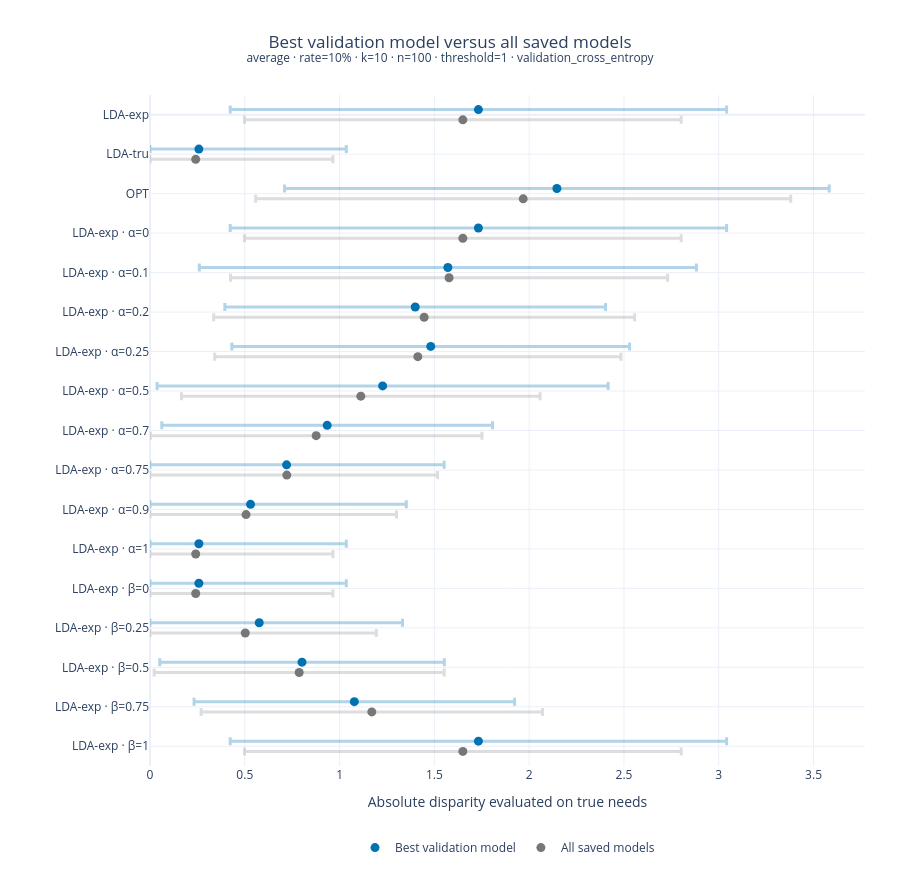

This figure's notebook cell:
### Markdown cell above
## Absolute disparity comparison

Each point is the mean absolute disparity for an experiment. Lighter horizontal error bars show ±1 standard deviation, with the lower bound clipped at zero. Blue points use the chosen best model; gray points use all saved models. Separate rows preserve alpha/beta endpoint runs even when they coincide with a baseline.

### Code cell
plot_stats = performance_stats["absolute_disparity"].reset_index()
best_loss_figures = []
for config, stats in plot_stats.groupby(CONFIG_KEYS, dropna=False, sort=True):
    pred_variant, tau, rate, k, n = config
    stats = stats.copy()
    stats["experiment_order"] = stats["experiment"].map({"baseline": 0, "alpha": 1, "beta": 2})
    stats["algorithm_order"] = stats["algorithm"].map({"LDA-exp": 0, "LDA-tru": 1, "OPT": 2})
    stats = stats.sort_values(["experiment_order", "algorithm_order", "alpha", "beta"])
    stats["run_label"] = stats.apply(
        lambda row: row["algorithm"] if row["experiment"] == "baseline" else
        f"LDA-exp · α={row['alpha']:g}" if row["experiment"] == "alpha" else
        f"LDA-exp · β={row['beta']:g}", axis=1,
    )
    labels = stats["run_label"].drop_duplicates().tolist()
    positions = {label: index for index, label in enumerate(labels)}
    fig = go.Figure()
    for view, color, lighter, offset in [
        (BEST_VIEW, "#0072B2", "rgba(0,114,178,0.30)", -0.13),
        (ALL_VIEW, "#777777", "rgba(119,119,119,0.25)", 0.13),
    ]:
        points = stats.loc[stats["model_selection"].eq(view)]
        fig.add_trace(go.Scatter(
            x=points["mean"].tolist(),
            y=(points["run_label"].map(positions) + offset).tolist(),
            customdata=points[["run_label", "std", "count"]].to_numpy().tolist(),
            mode="markers", name=view, marker=dict(color=color, size=9),
            error_x=dict(type="data", symmetric=False, array=points["std"].tolist(),
                         arrayminus=np.minimum(points["std"], points["mean"]).tolist(),
                         color=lighter, thickness=3, width=4),
            hovertemplate="%{customdata[0]}<br>Mean: %{x:.3f}<br>SD: %{customdata[1]:.3f}"
                          "<br>Valid allocations: %{customdata[2]}<extra>%{fullData.name}</extra>",
        ))
    fig.update_layout(
        template="plotly_white", height=max(420, 42 * len(labels) + 160),
        title=dict(text=f"Best validation model versus all saved models"
                        f"<br><sup>{pred_variant} · rate={rate:.0%} · k={int(k)} · n={int(n)}"
                        f" · threshold={tau:g} · {BEST_LOSS}</sup>", x=0.5, xanchor="center"),
        xaxis=dict(title="Absolute disparity evaluated on true needs", rangemode="tozero"),
        yaxis=dict(tickvals=list(positions.values()), ticktext=labels,
                   range=[len(labels) - 0.5, -0.5], showgrid=True),
        legend=dict(orientation="h", x=0.5, xanchor="center", y=-0.10),
        margin=dict(l=150, r=35, t=95, b=90),
    )
    best_loss_figures.append(fig)
    fig.show()

### Figure 1 — Plotly figure (JSON) as saved in the notebook; plotly's stock layout.template omitted (floating-point values rounded to 4 significant figures)
{"data": [{"customdata": [["LDA-exp", 1.309, 25], ["LDA-tru", 0.7776, 25], ["OPT", 1.437, 18], ["LDA-exp · α=0", 1.309, 25], ["LDA-exp · α=0.1", 1.311, 25], ["LDA-exp · α=0.2", 1.004, 25], ["LDA-exp · α=0.25", 1.049, 25], ["LDA-exp · α=0.5", 1.189, 25], ["LDA-exp · α=0.7", 0.8723, 25], ["LDA-exp · α=0.75", 0.8312, 25], ["LDA-exp · α=0.9", 0.8216, 25], ["LDA-exp · α=1", 0.7776, 25], ["LDA-exp · β=0", 0.7776, 25], ["LDA-exp · β=0.25", 0.7555, 25], ["LDA-exp · β=0.5", 0.7506, 25], ["LDA-exp · β=0.75", 0.8453, 25], ["LDA-exp · β=1", 1.309, 25]], "error_x": {"array": [1.309, 0.7776, 1.437, 1.309, 1.311, 1.004, 1.049, 1.189, 0.8723, 0.8312, 0.8216, 0.7776, 0.7776, 0.7555, 0.7506, 0.8453, 1.309], "arrayminus": [1.309, 0.2578, 1.437, 1.309, 1.311, 1.004, 1.049, 1.189, 0.8723, 0.7204, 0.5302, 0.2578, 0.2578, 0.5762, 0.7506, 0.8453, 1.309], "color": "rgba(0,114,178,0.30)", "symmetric": false, "thickness": 3, "type": "data", "width": 4}, "hovertemplate": "%{customdata[0]}<br>Mean: %{x:.3f}<br>SD: %{customdata[1]:.3f}<br>Valid allocations: %{customdata[2]}<extra>%{fullData.name}</extra>", "marker": {"color": "#0072B2", "size": 9}, "mode": "markers", "name": "Best validation model", "type": "scatter", "x": [1.732, 0.2578, 2.146, 1.732, 1.571, 1.399, 1.481, 1.227, 0.9344, 0.7204, 0.5302, 0.2578, 0.2578, 0.5762, 0.8018, 1.078, 1.732], "y": [-0.13, 0.87, 1.87, 2.87, 3.87, 4.87, 5.87, 6.87, 7.87, 8.87, 9.87, 10.87, 11.87, 12.87, 13.87, 14.87, 15.87]}, {"customdata": [["LDA-exp", 1.152, 2490], ["LDA-tru", 0.7237, 2490], ["OPT", 1.411, 1849], ["LDA-exp · α=0", 1.152, 2490], ["LDA-exp · α=0.1", 1.153, 2490], ["LDA-exp · α=0.2", 1.11, 2490], ["LDA-exp · α=0.25", 1.071, 2490], ["LDA-exp · α=0.5", 0.9459, 2490], ["LDA-exp · α=0.7", 0.8746, 2490], ["LDA-exp · α=0.75", 0.7949, 2490], ["LDA-exp · α=0.9", 0.7936, 2490], ["LDA-exp · α=1", 0.7237, 2490], ["LDA-exp · β=0", 0.7237, 2490], ["LDA-exp · β=0.25", 0.6911, 2490], ["LDA-exp · β=0.5", 0.765, 2490], ["LDA-exp · β=0.75", 0.9004, 2490], ["LDA-exp · β=1", 1.152, 2490]], "error_x": {"array": [1.152, 0.7237, 1.411, 1.152, 1.153, 1.11, 1.071, 0.9459, 0.8746, 0.7949, 0.7936, 0.7237, 0.7237, 0.6911, 0.765, 0.9004, 1.152], "arrayminus": [1.152, 0.2411, 1.411, 1.152, 1.153, 1.11, 1.071, 0.9459, 0.8746, 0.7216, 0.5066, 0.2411, 0.2411, 0.5025, 0.765, 0.9004, 1.152], "color": "rgba(119,119,119,0.25)", "symmetric": false, "thickness": 3, "type": "data", "width": 4}, "hovertemplate": "%{customdata[0]}<br>Mean: %{x:.3f}<br>SD: %{customdata[1]:.3f}<br>Valid allocations: %{customdata[2]}<extra>%{fullData.name}</extra>", "marker": {"color": "#777777", "size": 9}, "mode": "markers", "name": "All saved models", "type": "scatter", "x": [1.65, 0.2411, 1.969, 1.65, 1.577, 1.446, 1.413, 1.112, 0.8766, 0.7216, 0.5066, 0.2411, 0.2411, 0.5025, 0.7869, 1.17, 1.65], "y": [0.13, 1.13, 2.13, 3.13, 4.13, 5.13, 6.13, 7.13, 8.13, 9.13, 10.13, 11.13, 12.13, 13.13, 14.13, 15.13, 16.13]}], "layout": {"height": 874, "legend": {"orientation": "h", "x": 0.5, "xanchor": "center", "y": -0.1}, "margin": {"b": 90, "l": 150, "r": 35, "t": 95}, "title": {"text": "Best validation model versus all saved models<br><sup>average · rate=10% · k=10 · n=100 · threshold=1 · validation_cross_entropy</sup>", "x": 0.5, "xanchor": "center"}, "xaxis": {"rangemode": "tozero", "title": {"text": "Absolute disparity evaluated on true needs"}}, "yaxis": {"range": [16.5, -0.5], "showgrid": true, "ticktext": ["LDA-exp", "LDA-tru", "OPT", "LDA-exp · α=0", "LDA-exp · α=0.1", "LDA-exp · α=0.2", "LDA-exp · α=0.25", "LDA-exp · α=0.5", "LDA-exp · α=0.7", "LDA-exp · α=0.75", "LDA-exp · α=0.9", "LDA-exp · α=1", "LDA-exp · β=0", "LDA-exp · β=0.25", "LDA-exp · β=0.5", "LDA-exp · β=0.75", "LDA-exp · β=1"], "tickvals": [0, 1, 2, 3, 4, 5, 6, 7, 8, 9, 10, 11, 12, 13, 14, 15, 16]}}}
